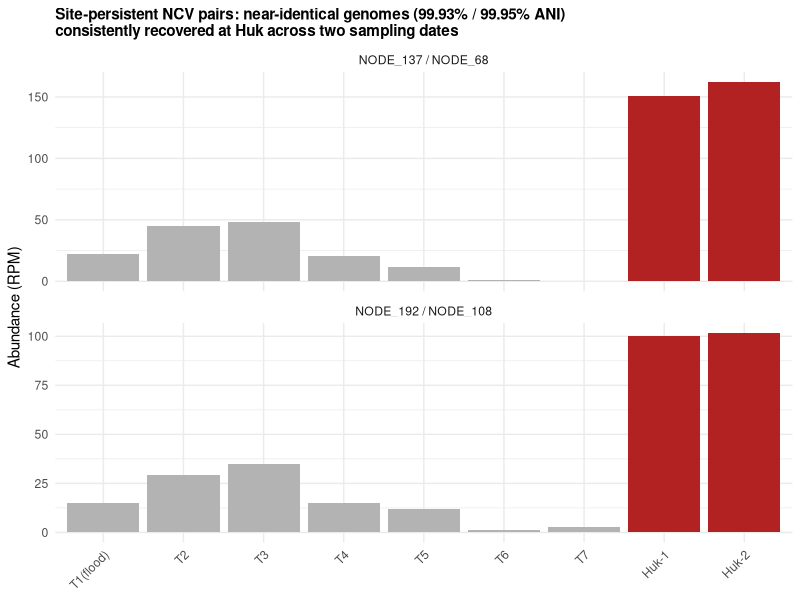
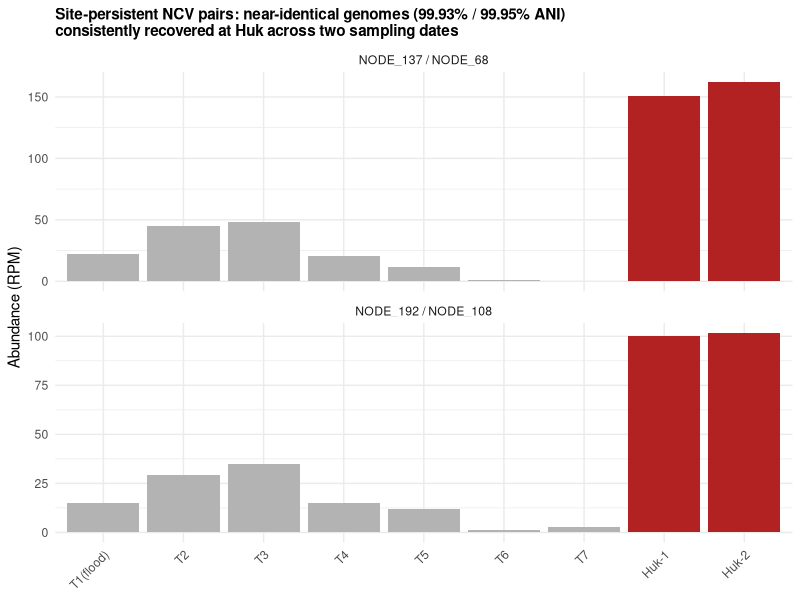

Reproduce these figures in R, in order.
# ===================================================================
# Script: 04_huk_persistence_panel.R
# Purpose: Bar chart of the two ANI-confirmed Huk-persistent genome
#          pairs across all 9 samples (Figure 4)
# Requires: abundance_matrix_RPM.tsv
# ===================================================================

library(ggplot2)
library(dplyr)

abund <- read.table("abundance_matrix_RPM.tsv", header = TRUE, sep = "\t",
                    row.names = 1, check.names = FALSE)

huk_candidates <- c(
  "ERR14872781_NODE_137_length_51994_cov_10.210324",
  "ERR14872781_NODE_192_length_41414_cov_9.182886"
)
stopifnot(all(huk_candidates %in% rownames(abund)))
check <- abund[huk_candidates, ]

huk_pairs <- data.frame(
  candidate = rep(c("NODE_137 / NODE_68", "NODE_192 / NODE_108"), each = 9),
  sample = rep(c("T1(flood)","T2","T3","T4","T5","T6","T7","Huk-1","Huk-2"), times = 2),
  rpm = c(
    as.numeric(check["ERR14872781_NODE_137_length_51994_cov_10.210324", ]),
    as.numeric(check["ERR14872781_NODE_192_length_41414_cov_9.182886", ])
  )
)
huk_pairs$sample <- factor(huk_pairs$sample,
                           levels = c("T1(flood)","T2","T3","T4","T5","T6","T7","Huk-1","Huk-2"))
huk_pairs$is_huk <- huk_pairs$sample %in% c("Huk-1","Huk-2")

p_huk <- ggplot(huk_pairs, aes(x = sample, y = rpm, fill = is_huk)) +
  geom_col() +
  facet_wrap(~candidate, ncol = 1, scales = "free_y") +
  scale_fill_manual(values = c(`FALSE` = "grey70", `TRUE` = "firebrick"), guide = "none") +
  labs(title = "Site-persistent NCV pairs: near-identical genomes (99.93% / 99.95% ANI)\nconsistently recovered at Huk across two sampling dates",
       x = NULL, y = "Abundance (RPM)") +
  theme_minimal(base_size = 11) +
  theme(plot.title = element_text(size = 11, face = "bold"),
        axis.text.x = element_text(angle = 45, hjust = 1))

ggsave("Figure4_Huk_persistence.pdf", plot = p_huk, width = 8, height = 6, dpi = 300)
ggsave("Figure4_Huk_persistence.png", plot = p_huk, width = 8, height = 6, dpi = 300)
message("Figure 4 complete.")
